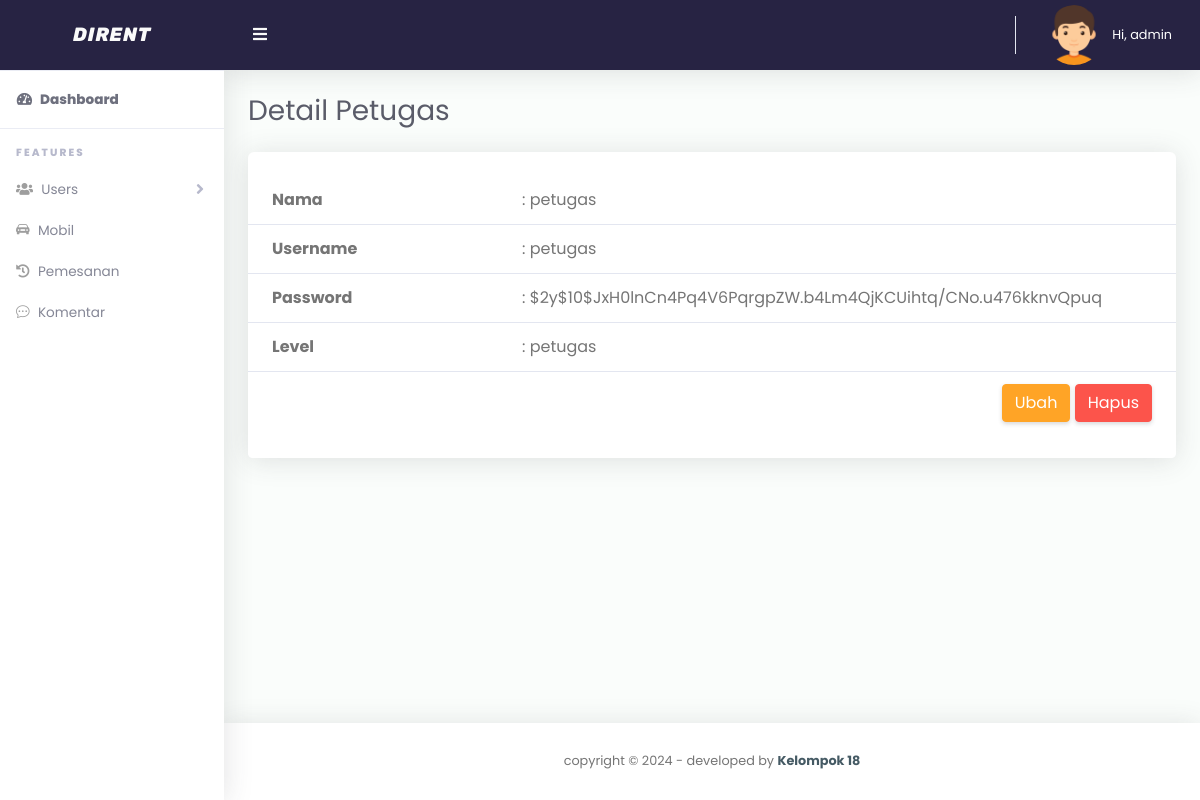
The page /admin/petugas_detail.php?id_petugas=5 (signed in) on the database its author committed.
### tables this page shows
CREATE TABLE `petugas` (
  `id_petugas` int(255) NOT NULL,
  `username` varchar(20) NOT NULL,
  `password` varchar(60) NOT NULL,
  `nama_petugas` varchar(25) NOT NULL,
  `level` enum('admin','petugas') NOT NULL,
  `created_at` timestamp NOT NULL DEFAULT current_timestamp(),
  `updated_at` timestamp NOT NULL DEFAULT current_timestamp()
);

### config/functions/functionPetugas.php (called while the page is built, shortened)
<?php
include('../config/conn.php');
function detail($id)
{
    global $conn;
    $result = mysqli_query($conn, "SELECT * FROM petugas WHERE id_petugas = '$id'");
    $row = mysqli_fetch_assoc($result);
    return $row;
}

### admin/petugas_detail.php (the view, shortened to what this page needs)
<?php
include('../config/functions/functionPetugas.php');
$id = $_GET['id_petugas'];
$detailPetugas = detail($id);
?>
<!DOCTYPE html>
<html lang="en">
<head>
    <?php include('../app/layouts/css.php'); ?>
</head>
<body id="page-top">
    <div id="wrapper">
        <?php include('../app/layouts/sidebar.php'); ?>
        <div id="content-wrapper" class="d-flex flex-column">
            <div id="content">
                <?php include('../app/layouts/topbar.php'); ?>
                <div class="container-fluid" id="container-wrapper">
                    <div class="d-sm-flex align-items-center justify-content-between mb-4">
                        <h1 class="h3 mb-0 text-gray-800">Detail Petugas</h1>
                    </div>
                    <div class="row">
                        <div class="col-lg-12 mb-4">
                            <div class="card">
                                <div class="table-responsive mt-4">
                                    <table class="table align-items-center table-flush">
                                        <tbody>
                                            <tr>
                                                <th style="width:250px;">Nama</th>
                                                <td>: <?= $detailPetugas['nama_petugas']; ?></td>
                                            </tr>
                                            <tr>
                                                <th style="width:250px;">Username</th>
                                                <td>: <?= $detailPetugas['username']; ?></td>
                                            </tr>
                                            <tr>
                                                <th style="width:250px;">Password</th>
                                                <td>: <?= $detailPetugas['password']; ?></td>
                                            </tr>
                                            <tr>
                                                <th style="width:250px;">Level</th>
                                                <td>: <?= $detailPetugas['level']; ?></td>
                                            </tr>
                                            <tr>
                                                <td colspan="2" class="text-right">
                                                    <a href="petugas_ubah.php?id_petugas=<?= $detailPetugas['id_petugas']; ?>" class="btn btn-warning">Ubah</a>
                                                    <a href="petugas_hapus.php?id_petugas=<?= $detailPetugas['id_petugas']; ?>" class="btn btn-danger" onclick="return confirm('Yakin!')">Hapus</a>
                                                </td>
                                            </tr>
                                        </tbody>
                                    </table>
                                </div>
                                <div class="card-footer"></div>
                            </div>
                        </div>
                    </div>
                </div>
            </div>
            <?php include('../app/layouts/footer.php'); ?>
        </div>
    </div>
</body>
</html>

### app/assets/css/admin/dirent.css (style rules this page uses)
* { font-family: "Poppins", sans-serif; margin: 0; padding: 0; box-sizing: border-box; }
html { position: relative; min-height: 100%; }
body { height: 100%; }
#wrapper { display: -webkit-box; display: -ms-flexbox; display: flex; }
#wrapper #content-wrapper { background-color: #fafdfb; width: 100%; overflow-x: hidden; }
#wrapper #content-wrapper #content { -webkit-box-flex: 1; -ms-flex: 1 0 auto; flex: 1 0 auto; }
.container, .container-fluid, .container-login { padding-left: 1.5rem; padding-right: 1.5rem; }
.text-gray-800 { color: #5a5c69 !important; }
.table-flush td, .table-flush th { border-right: 0; border-left: 0; }
.table-flush tbody tr:first-child td, .table-flush tbody tr:first-child th { border-top: 0; }
.table-flush tbody tr:last-child td, .table-flush tbody tr:last-child th { border-bottom: 0; }
.card .table { margin-bottom: 0; }
.card .table td, .card .table th { padding-right: 1.5rem; padding-left: 1.5rem; }
.card { -webkit-box-shadow: 0 0.15rem 1.75rem 0 rgba(58, 59, 69, 0.15) !important; box-shadow: 0 0.15rem 1.75rem 0 rgba(58, 59, 69, 0.15) !important; }

### rows shown on the page
petugas: nama_petugas "petugas", username "petugas", password "$2y$10$JxH0lnCn4Pq4V6PqrgpZW.b4Lm4QjKCUihtq/CNo.u476kknvQpuq", level "petugas"

### other values the page prints
$_SESSION['nama'] "admin"
